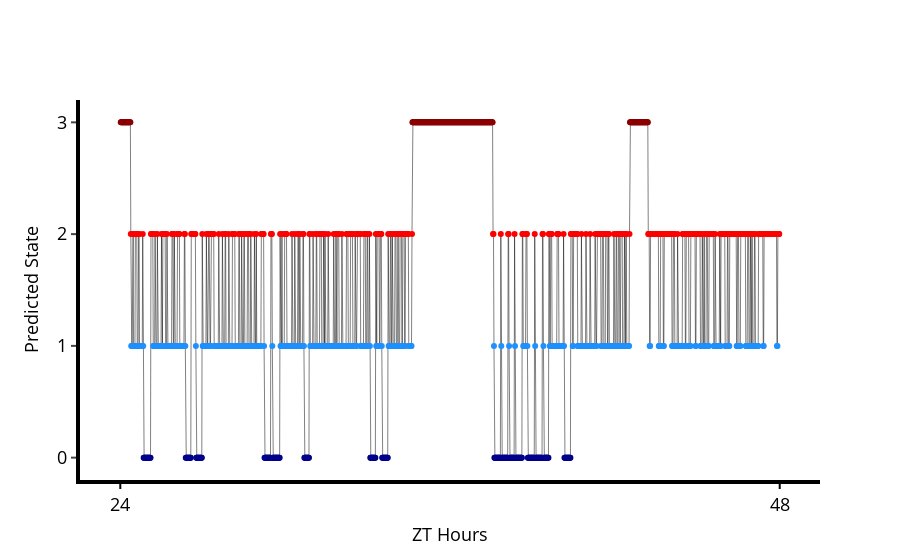

Write notebook code for a chart like this one.
### Code cell
fig = df.t_filter(start_time = 24, end_time = 48).plot_hmm_raw(variable='moving', hmm = h, num_plots=1)
fig

### Figure 1 — Plotly figure (JSON) as saved in the notebook; plotly's stock layout.template omitted (floating-point values rounded to 4 significant figures; data arrays with more than 128 entries replaced by an {"elided": "..."} marker saying what was removed)
{"data": [{"line": {"color": "black", "width": 0.5}, "marker": {"color": {"elided": "1439 str values"}}, "mode": "markers+lines", "showlegend": false, "type": "scatter", "x": {"elided": "1439 float values"}, "xaxis": "x", "y": {"elided": "1439 int values"}, "yaxis": "y"}], "layout": {"legend": {"bgcolor": "rgba(201, 201, 201, 1)", "bordercolor": "grey", "font": {"size": 12}, "x": 1.01, "y": 0.5}, "plot_bgcolor": "white", "title": {"text": ""}, "xaxis": {"anchor": "y", "color": "black", "domain": [0, 1], "dtick": 24, "linecolor": "black", "linewidth": 4, "showgrid": false, "tickfont": {"size": 18}, "ticks": "outside", "tickwidth": 2, "title": {"font": {"color": "black", "size": 18}, "text": "ZT Hours"}}, "yaxis": {"anchor": "x", "domain": [0, 1], "dtick": 1, "linecolor": "black", "linewidth": 4, "range": [-0.2, 3.2], "rangemode": "tozero", "showgrid": false, "tick0": 0, "tickfont": {"color": "black", "size": 18}, "ticks": "outside", "tickwidth": 2, "title": {"font": {"color": "black", "size": 18}, "text": "Predicted State"}, "type": "-", "zeroline": false}}}
